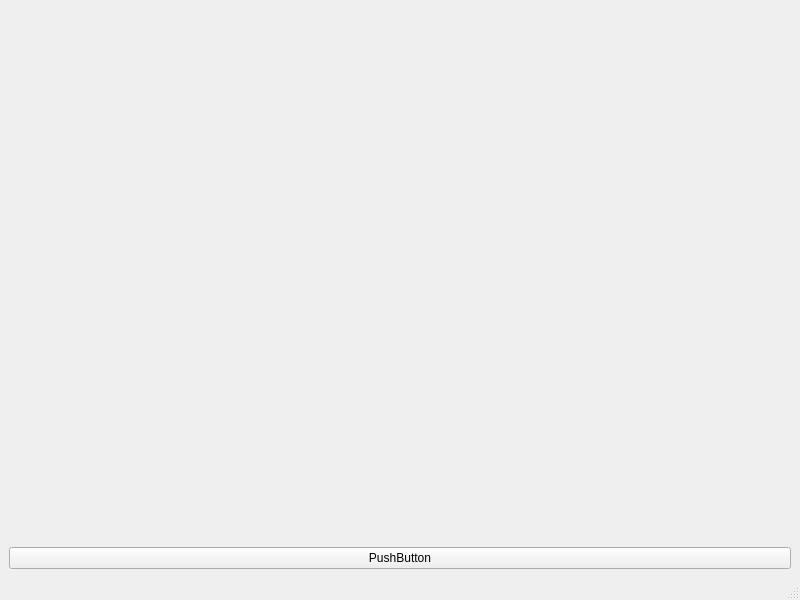
<?xml version="1.0" encoding="UTF-8"?>
<ui version="4.0">
 <class>MainWindow</class>
 <widget class="QMainWindow" name="MainWindow">
  <property name="geometry">
   <rect>
    <x>0</x>
    <y>0</y>
    <width>800</width>
    <height>600</height>
   </rect>
  </property>
  <property name="windowTitle">
   <string>MainWindow</string>
  </property>
  <widget class="QWidget" name="centralwidget">
   <layout class="QVBoxLayout" name="verticalLayout_2">
    <item>
     <layout class="QVBoxLayout" name="verticalLayout">
      <item>
       <widget class="GraphicsLayoutWidget" name="widget" native="true"/>
      </item>
      <item>
       <widget class="QPushButton" name="pushButton">
        <property name="text">
         <string>PushButton</string>
        </property>
       </widget>
      </item>
     </layout>
    </item>
   </layout>
  </widget>
  <widget class="QMenuBar" name="menubar">
   <property name="geometry">
    <rect>
     <x>0</x>
     <y>0</y>
     <width>800</width>
     <height>21</height>
    </rect>
   </property>
  </widget>
  <widget class="QStatusBar" name="statusbar"/>
 </widget>
 <customwidgets>
  <customwidget>
   <class>GraphicsLayoutWidget</class>
   <extends>QWidget</extends>
   <header>pyqtgraph.h</header>
   <container>1</container>
  </customwidget>
 </customwidgets>
 <resources/>
 <connections/>
</ui>
